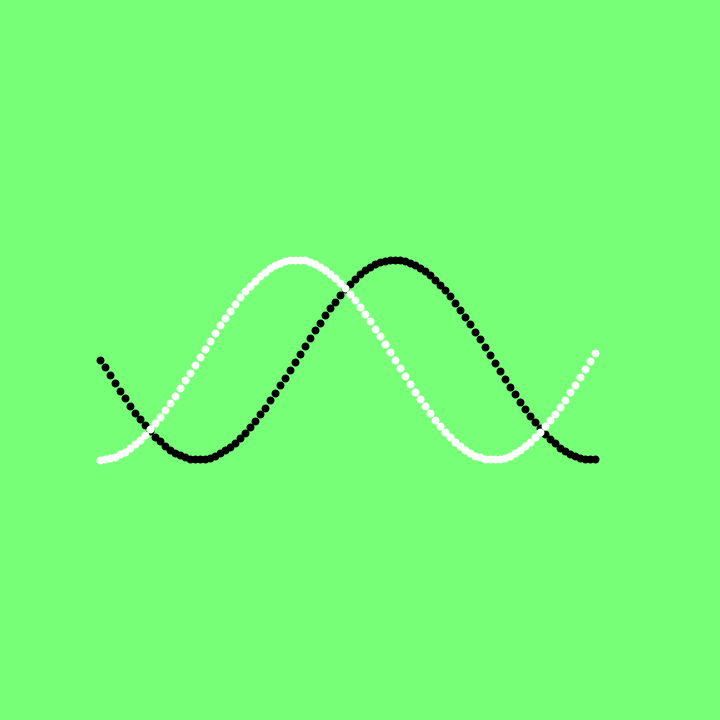
Frame 1 (no input)
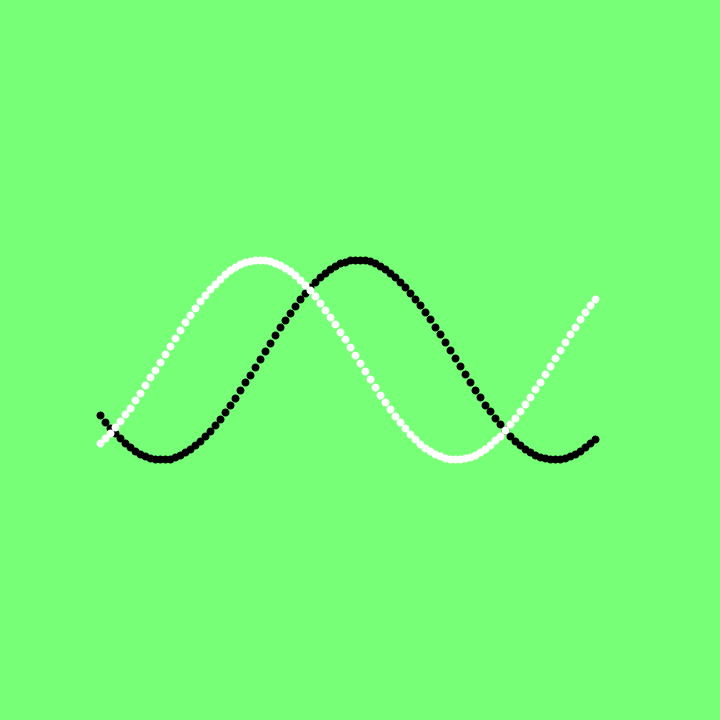
Frame 60 (the mouse pressed at the canvas centre just before this capture)
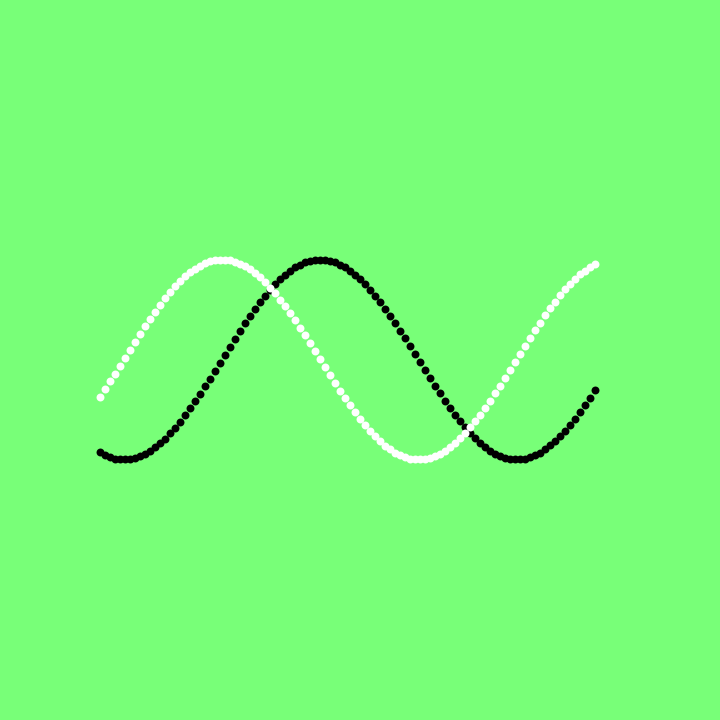
Frame 120 (the mouse held since frame 60 and released just before this capture)

The Processing sketch that drew these frames (run headless with seeded random() and noise(); from frame 60 on, the mouse is pressed at the canvas centre):

// Processing sketch: Assignment_03
// ── Assignment_03.pde
int frame = 0;
float mutliplier = 0.04;
int numberOfPoints = 100;
float pi = 3.14;

void setup()
{
size (720, 720);
strokeWeight(8);
}

void draw()
{
  background(120,255,120);
  stroke(0);

  for(int i = 0; i < numberOfPoints; i++) {
    point(100 + (i * 5), height/2 + sin((i*0.08) + frame * 0.01) * 100 );
  }
  stroke(255);

  for(int i = 0; i < numberOfPoints; i++) {
    point(100 + (i * 5), height/2 + cos((i*0.08) + frame * 0.01) * 100 );
  }

  // for(int i = 0; i < numberOfPoints; i++) {
  //   point(200 + sin( (i* 0.02) + frame * 0.02)  * 100,height/2  +sin((i* 0.02) + frame * 0.04 * i) * 100);
  //
  // }
  frame++;
}
